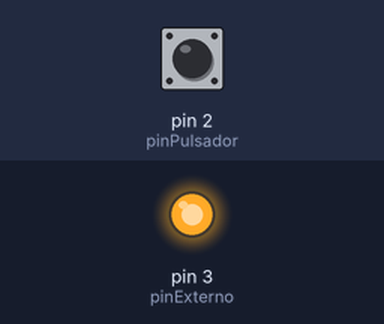
This sketch was run on a simulated Arduino Uno, built with avr-gcc and run on an emulated ATmega328P. Shown: output pins drawn as LEDs (lit = HIGH). The inputs (shaded band) are chosen by the test bench; at power-on: pin 2 (pinPulsador) HIGH.

Above: at 1.2 s.
1.3 s: pin 2 (pinPulsador) pulled LOW for 0.15 s
At 2.0 s:
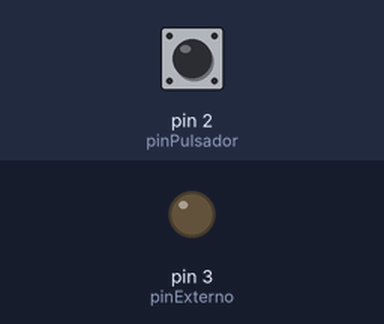
2.9 s: pin 2 (pinPulsador) pulled LOW for 1 s
At 4.4 s:
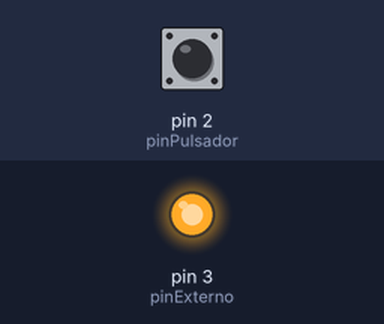
5.4 s: pin 2 (pinPulsador) pulled LOW for 3.2 s
At 9.2 s:
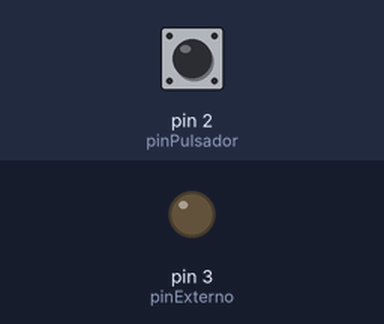
Timing chart, 0 to 10.7 s (numbered marks = the images above; inputs shaded):
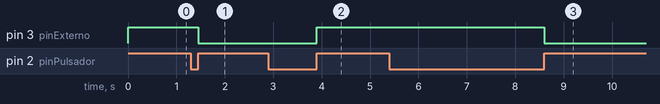

Measured:
- after the input at 1.3 s, pin 3 (pinExterno): HIGH → LOW after 0.15 s
- after the input at 2.9 s, pin 3 (pinExterno): LOW → HIGH after 1.0 s
- after the input at 5.4 s, pin 3 (pinExterno): HIGH → LOW after 3.2 s

The sketch:

5_pulsador_led_externo_switch.ino
```cpp
//PULSADOR + LED INTERNO
//LOGICA SWITCH
int pinExterno = 3;
int pinPulsador = 2;
int estado = LOW;
void setup() {
  pinMode(pinPulsador, INPUT);
  pinMode(pinExterno, OUTPUT);

}

void loop() {
  while(digitalRead(pinPulsador) == LOW){//Espero a que se encienda

  }
  estado = digitalRead(pinExterno);
  digitalWrite(pinExterno, !estado);

  while(digitalRead(pinPulsador) == HIGH){//Antirebote

  }
}
```
